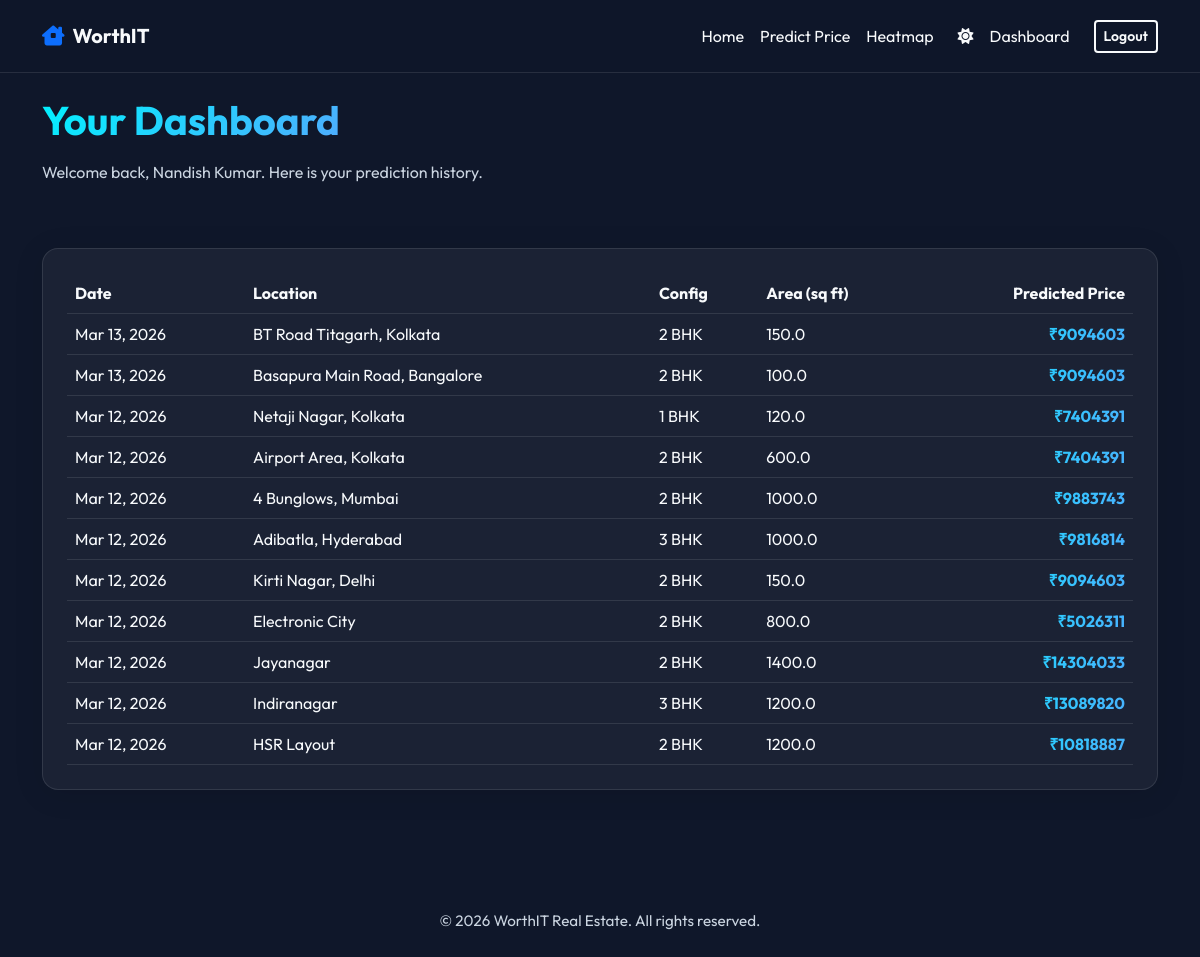
Page /dashboard/ (signed in) on the earlier database version.
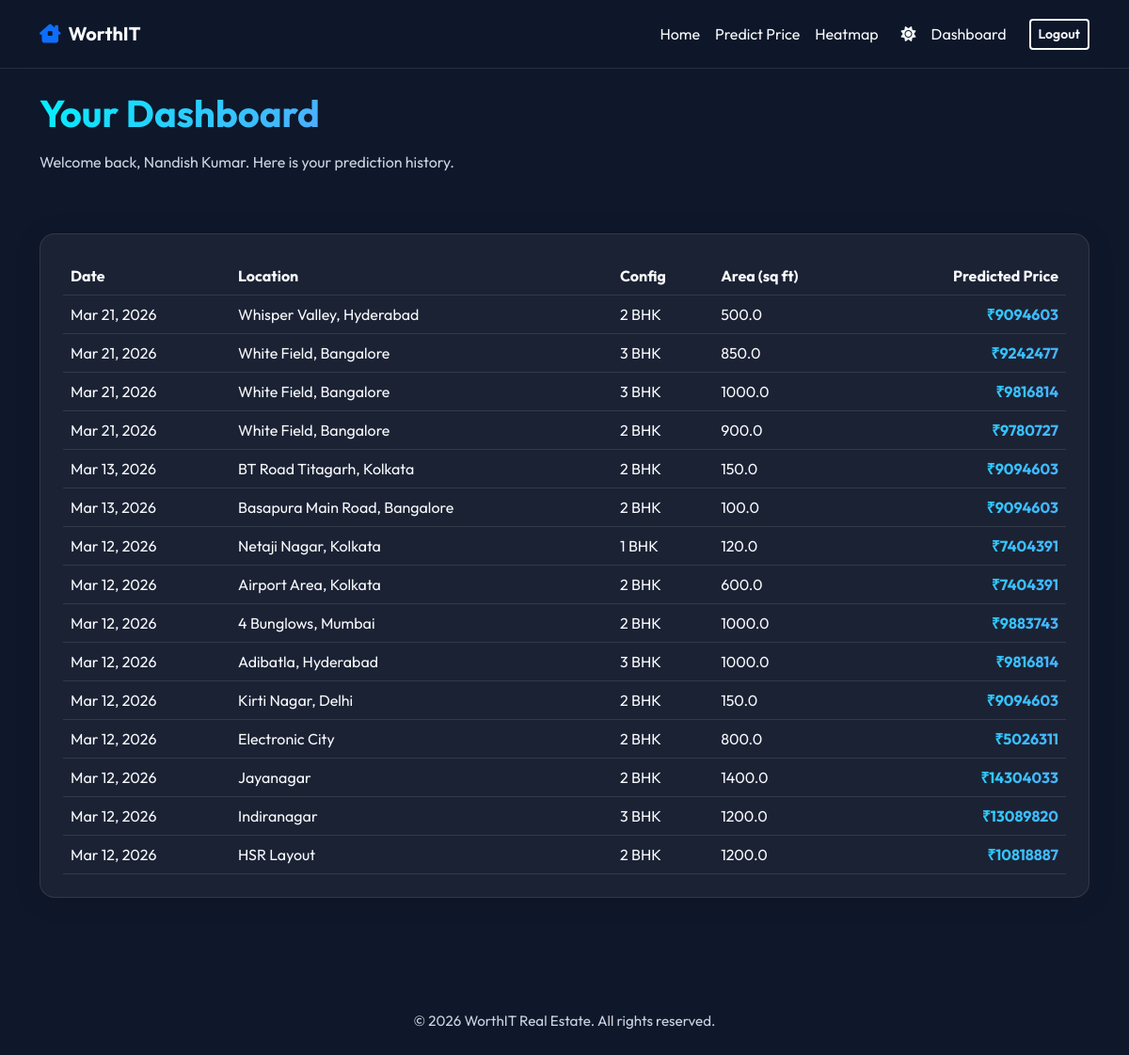
Same page on the later database version.
### predictor/models.py (models this page shows, shortened)
class PredictionHistory(models.Model):
    user = models.ForeignKey(User, on_delete=models.CASCADE, null=True, blank=True)
    location = models.CharField(max_length=255)
    area = models.FloatField()
    bhk = models.IntegerField()
    bathrooms = models.IntegerField()
    age = models.IntegerField()
    predicted_price = models.FloatField()
    timestamp = models.DateTimeField(auto_now_add=True)

### predictor/views.py (the view)
# urls.py: path('dashboard/', views.HistoryView.as_view(), name='history'),
class HistoryView(LoginRequiredMixin, TemplateView):
    template_name = 'dashboard.html'
    def get_context_data(self, **kwargs):
        context = super().get_context_data(**kwargs)
        context['history'] = PredictionHistory.objects.filter(user=self.request.user).order_by('-timestamp')
        return context

### templates/dashboard.html
{% extends 'base.html' %}
{% load static %}
{% block content %}
<div class="container py-5 mt-5">
    <div class="row align-items-center mb-5 fade-in-up">
        <div class="col-12">
            <h2 class="display-6 fw-bold mb-3"><span class="text-gradient">Your Dashboard</span></h2>
            <p class="text-muted">Welcome back, {{ user.username }}. Here is your prediction history.</p>
        </div>
    </div>
    <div class="row fade-in-up delay-1">
        <div class="col-12">
            <div class="glass-card p-4">
                {% if history %}
                <div class="table-responsive">
                    <table class="table table-hover bg-transparent align-middle mb-0 dashboard-table">
                        <thead>
                            <tr>
                                <th>Date</th>
                                <th>Location</th>
                                <th>Config</th>
                                <th>Area (sq ft)</th>
                                <th class="text-end">Predicted Price</th>
                            </tr>
                        </thead>
                        <tbody>
                            {% for item in history %}
                            <tr>
                                <td>{{ item.timestamp|date:"M d, Y" }}</td>
                                <td>{{ item.location }}</td>
                                <td>{{ item.bhk }} BHK</td>
                                <td>{{ item.area }}</td>
                                <td class="text-end fw-bold text-gradient">₹{{ item.predicted_price|floatformat:"0" }}</td>
                            </tr>
                            {% endfor %}
                        </tbody>
                    </table>
                </div>
                {% else %}
                <div class="text-center py-5">
                    <i class="fa-solid fa-clock-rotate-left fa-3x text-muted mb-3"></i>
                    <p class="text-muted mb-4">You haven't made any property price predictions yet.</p>
                    <a href="{% url 'predict' %}" class="btn btn-primary rounded-pill px-4">Start Prediction</a>
                </div>
                {% endif %}
            </div>
        </div>
    </div>
</div>
{% endblock %}

### templates/base.html (shortened to what this page needs)
<!DOCTYPE html>
<html lang="en">
<head>
    <link href="https://cdn.jsdelivr.net/npm/bootstrap@5.3.0/dist/css/bootstrap.min.css" rel="stylesheet">
    <link rel="stylesheet" href="https://cdnjs.cloudflare.com/ajax/libs/font-awesome/6.4.0/css/all.min.css">
    {% load static %}
    <link rel="stylesheet" href="{% static 'css/style.css' %}">
</head>
<body>
    <nav class="navbar navbar-expand-lg navbar-dark bg-glass fixed-top">
        <div class="container">
            <a class="navbar-brand fw-bold" href="{% url 'home' %}">
                <i class="fa-solid fa-house-chimney-window text-primary me-2"></i>WorthIT
            </a>
            <div class="collapse navbar-collapse" id="navbarNav">
            </div>
        </div>
    </nav>
    <main>
        {% block content %}
        {% endblock %}
    </main>
    <footer class="text-center mt-5 py-4">
        <p class="mb-0 text-muted">&copy; 2026 WorthIT Real Estate. All rights reserved.</p>
    </footer>
</body>
</html>

### static/css/style.css (style rules this page uses)
:root { --primary-color: #00f2fe; --primary-dark: #4facfe; --bg-color: #0f172a; --text-color: #f8fafc; --glass-bg: rgba(15, 23, 42, 0.7); --glass-border: rgba(255, 255, 255, 0.1); --card-bg: rgba(255, 255, 255, 0.05); --input-bg: rgba(255, 255, 255, 0.05); --input-focus-bg: rgba(255, 255, 255, 0.1); --muted-color: #cbd5e1; }
body { font-family: 'Outfit', sans-serif; background-color: var(--bg-color); color: var(--text-color); min-height: 100vh; display: flex; flex-direction: column; overflow-x: hidden; transition: background-color 0.3s, color 0.3s; }
main { flex: 1; }
h1, h2, h3, h4, h5, h6 { font-weight: 800; }
.text-gradient { background: linear-gradient(135deg, var(--primary-color) 0%, var(--primary-dark) 100%); -webkit-background-clip: text; background-clip: text; -webkit-text-fill-color: transparent; }
.bg-glass { background: var(--glass-bg); -webkit-backdrop-filter: blur(12px); backdrop-filter: blur(12px); border-bottom: 1px solid var(--glass-border); transition: background 0.3s, border-color 0.3s; }
.glass-card { background: var(--card-bg); -webkit-backdrop-filter: blur(16px); backdrop-filter: blur(16px); border: 1px solid var(--glass-border); box-shadow: 0 4px 30px rgba(0, 0, 0, 0.1); border-radius: 16px; color: var(--text-color); transition: background 0.3s, border-color 0.3s, box-shadow 0.3s, color 0.3s; }
.navbar { padding-top: 1rem; padding-bottom: 1rem; transition: all 0.3s ease; }
.navbar-brand, .nav-link { color: var(--text-color) !important; transition: color 0.3s; }
.btn-outline-light { border-color: var(--text-color); color: var(--text-color); background: transparent; border-width: 2px; font-weight: 600; border-style: solid; transition: background 0.3s, color 0.3s; }
.fade-in-up { animation: fadeInUp 0.8s ease forwards; opacity: 0; transform: translateY(20px); }
.delay-1 { animation-delay: 0.2s; }
.text-muted { color: var(--muted-color) !important; }
footer p { color: var(--muted-color) !important; font-size: 0.95rem; }
#themeToggle { outline: none; }
.table { --bs-table-bg: transparent; --bs-table-color: var(--text-color); --bs-table-hover-bg: rgba(255, 255, 255, 0.05); border-color: var(--glass-border); }

Differences in the rows shown:
added PredictionHistory: timestamp "Mar 21, 2026", location "Whisper Valley, Hyderabad", bhk "2", area "500.0", predicted_price "9094603"
added PredictionHistory: timestamp "Mar 21, 2026", location "White Field, Bangalore", bhk "3", area "850.0", predicted_price "9242477"
added PredictionHistory: timestamp "Mar 21, 2026", location "White Field, Bangalore", bhk "3", area "1000.0", predicted_price "9816814"
added PredictionHistory: timestamp "Mar 21, 2026", location "White Field, Bangalore", bhk "2", area "900.0", predicted_price "9780727"
